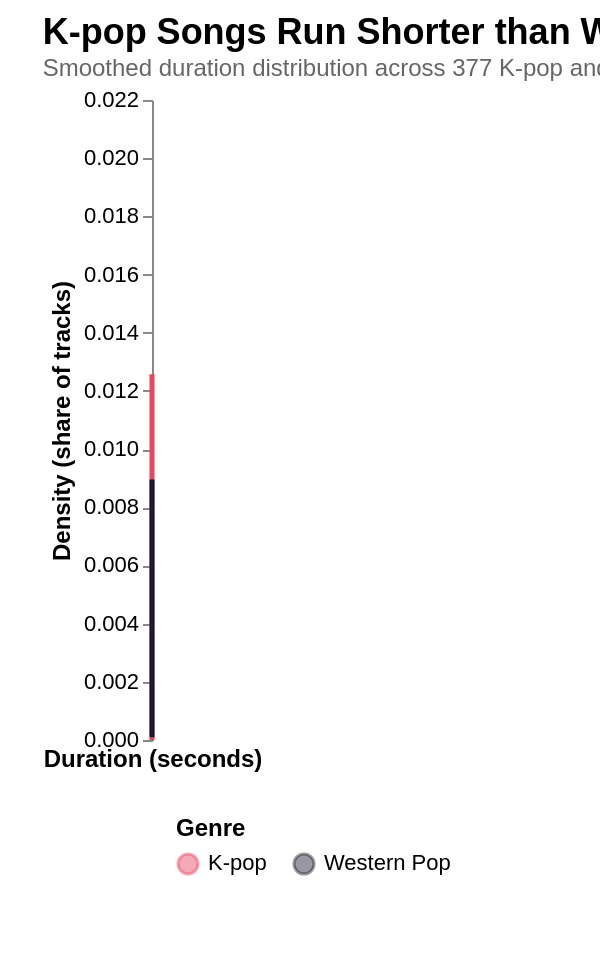

Express this chart as Vega-Lite.
### Vega-Lite specification from a JSON file in a GitHub repository (floating-point values rounded to 4 significant figures; data arrays with more than 128 entries replaced by an {"elided": "..."} marker saying what was removed)
{"$schema": "https://vega.github.io/schema/vega-lite/v5.json", "title": {"text": "K-pop Songs Run Shorter than Western Pop", "subtitle": "Smoothed duration distribution across 377 K-pop and 1,000 Western Pop tracks (Spotify Kaggle, density-normalised).", "anchor": "start", "fontSize": 18, "subtitleFontSize": 12, "subtitleColor": "#666"}, "width": "container", "height": 320, "padding": {"left": 24, "right": 24, "top": 8, "bottom": 8}, "autosize": {"type": "fit-x", "contains": "padding"}, "config": {"view": {"stroke": null}, "axis": {"labelFontSize": 11, "titleFontSize": 12}, "legend": {"orient": "bottom", "titleFontSize": 12, "labelFontSize": 11, "padding": 12, "offset": 12, "columns": 0}}, "data": {"values": {"elided": "1348 records"}}, "transform": [{"filter": "datum.duration_s >= 60 && datum.duration_s <= 360"}, {"density": "duration_s", "groupby": ["genre"], "extent": [60, 360], "steps": 60, "as": ["duration_s", "density"]}], "layer": [{"mark": {"type": "area", "opacity": 0.45, "interpolate": "monotone"}, "encoding": {"x": {"field": "duration_s", "type": "quantitative", "title": "Duration (seconds)", "scale": {"domain": [60, 360]}}, "y": {"field": "density", "type": "quantitative", "title": "Density (share of tracks)"}, "color": {"field": "genre", "type": "nominal", "title": "Genre", "scale": {"domain": ["K-pop", "Western Pop"], "range": ["#e94560", "#1a1a2e"]}, "legend": {"orient": "bottom"}}}}, {"mark": {"type": "line", "interpolate": "monotone", "strokeWidth": 2.5}, "encoding": {"x": {"field": "duration_s", "type": "quantitative"}, "y": {"field": "density", "type": "quantitative"}, "color": {"field": "genre", "type": "nominal", "scale": {"domain": ["K-pop", "Western Pop"], "range": ["#e94560", "#1a1a2e"]}}}}]}
